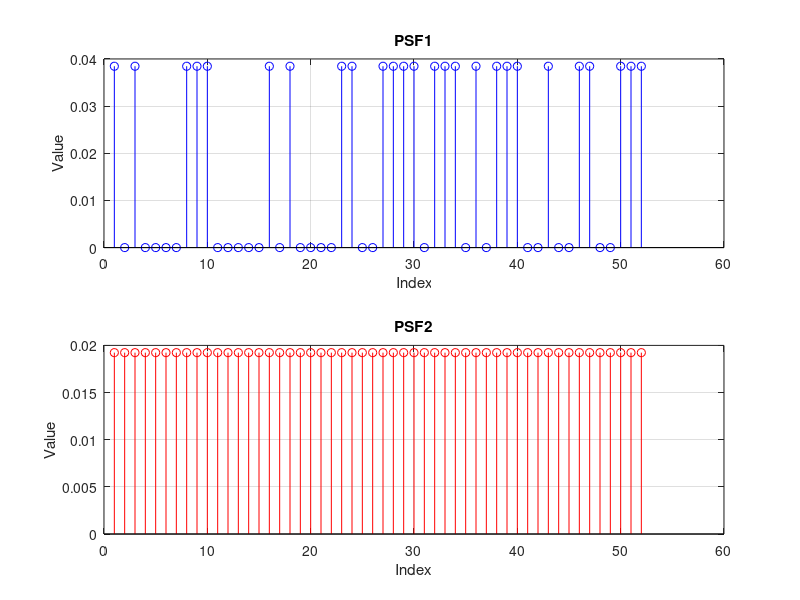
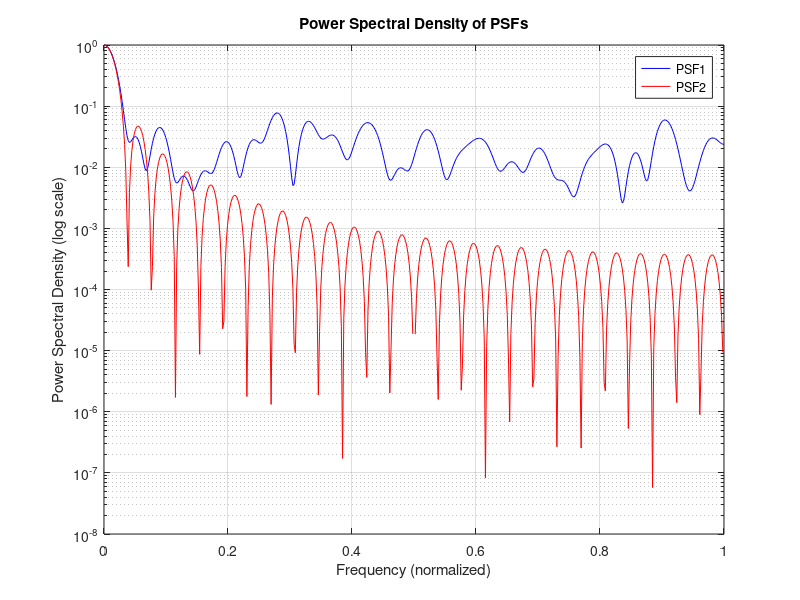

The MATLAB source for these figures, in order: (Note: this script raises an error after producing the figures.)
%% TP2: Optimization of a Flutter Shutter

% Load PSFs
psf1 = load('PSF1.txt');
psf2 = load('PSF2.txt');



%% Visualize the two PSFs
psf1 = load('PSF1.txt');
psf2 = load('PSF2.txt');

figure;
subplot(2, 1, 1);
stem(psf1, 'b', 'DisplayName', 'PSF1');
xlabel('Index');
ylabel('Value');
title('PSF1');
grid on;

subplot(2, 1, 2);
stem(psf2, 'r', 'DisplayName', 'PSF2');
xlabel('Index');
ylabel('Value');
title('PSF2');
grid on;

saveas(gcf, 'psf_visualization.png');


%% 3.1 Plot the power spectral densities (PSDs) of the two PSFs
nfft = 1024; % Zero-padding length
psd1 = abs(fft(psf1, nfft)).^2;
psd2 = abs(fft(psf2, nfft)).^2;

f = linspace(0, 1, nfft/2 + 1); % Frequency axis
figure;
semilogy(f, psd1(1:nfft/2+1), 'b', 'DisplayName', 'PSF1');
hold on;
semilogy(f, psd2(1:nfft/2+1), 'r', 'DisplayName', 'PSF2');
xlabel('Frequency (normalized)');
ylabel('Power Spectral Density (log scale)');
title('Power Spectral Density of PSFs');
legend;
grid on;
saveas(gcf, 'psf_psd_comparison.png');

%% 3.2 Simulate blurred images using PSFs and add Gaussian noise
ground_truth = imread('boat_groundtruth.png');
ground_truth = im2gray(ground_truth); % Convert to grayscale (compatible with RGB and grayscale images)
ground_truth = double(ground_truth) / 255; % Normalize to [0, 1]

% Add blur and noise
sigma_b = 10 / 255; % Convert noise level to normalized range
blurred1 = imfilter(ground_truth, psf1, 'conv', 'circular') + sigma_b * randn(size(ground_truth));
blurred2 = imfilter(ground_truth, psf2, 'conv', 'circular') + sigma_b * randn(size(ground_truth));

figure;
imshow(blurred1, []);
title('Blurred Image with PSF1');
saveas(gcf, 'blurred_image_psf1.png');

figure;
imshow(blurred2, []);
title('Blurred Image with PSF2');
saveas(gcf, 'blurred_image_psf2.png');

%% Deconvolve images using Wiener filter
% Assumed noise-to-signal ratio for Wiener filter
nsr1 = var(sigma_b) / var(psf1);
nsr2 = var(sigma_b) / var(psf2);

deblurred1 = deconvwnr(blurred1, psf1, nsr1);
deblurred2 = deconvwnr(blurred2, psf2, nsr2);

figure;
imshow(deblurred1, []);
title('Deblurred Image with PSF1');
saveas(gcf, 'deblurred_image_psf1.png');

figure;
imshow(deblurred2, []);
title('Deblurred Image with PSF2');
saveas(gcf, 'deblurred_image_psf2.png');

%% Quantitative comparison of results (e.g., Mean Squared Error)
% MSE calculation (ground truth vs deblurred images)
mse1 = mean((ground_truth(:) - deblurred1(:)).^2);
mse2 = mean((ground_truth(:) - deblurred2(:)).^2);
fprintf('\n');
fprintf('MSE for PSF1: %f\\n', mse1);
fprintf('MSE for PSF2: %f\\n', mse2);
save('mse_results.mat', 'mse1', 'mse2');

%% Generate codes using gene_code function
n = 12;
s = n / 2;
codes = gene_code(n, s);

% Normalize codes to represent PSFs
codes = codes ./ sum(codes, 1);

% Calculate spectral metrics for each code
min_values = zeros(1, size(codes, 2));
std_devs = zeros(1, size(codes, 2));

for i = 1:size(codes, 2)
    psf = codes(:, i);
    psd = abs(fft(psf, nfft)).^2;
    min_values(i) = min(psd);
    std_devs(i) = std(psd);
end

% Plot results
figure;
scatter(std_devs, min_values, 'filled');
xlabel('Standard Deviation of PSD');
ylabel('Minimum Value of PSD');
title('Spectral Metrics for Generated Codes');
saveas(gcf, 'code_metrics.png');


%% Part 4: Extended Analysis for First Co-Design Criterion (RAT06)
% Load the gene_code function
n = 20; % Length of the code
s = n / 2; % Number of '1's in the code
codes = gene_code(n, s); % Generate binary codes

% Normalize codes to represent valid PSFs
codes = codes ./ sum(codes, 1);

% Initialize arrays for spectral metrics
min_values = zeros(1, size(codes, 2));
std_devs = zeros(1, size(codes, 2));

% Compute spectral metrics for each code
nfft = 1024; % Zero-padding length
psds = zeros(nfft, size(codes, 2)); % Store all PSDs for visualization
for i = 1:size(codes, 2)
    psf = codes(:, i);
    psd = abs(fft(psf, nfft)).^2; % Compute PSD
    psds(:, i) = psd; % Store PSD for this code
    min_values(i) = min(psd); % Minimum value of PSD
    std_devs(i) = std(psd); % Standard deviation of PSD
end

% Plot scatter plot of standard deviation vs minimum PSD value
figure;
scatter(std_devs, min_values, 'filled');
xlabel('Standard Deviation of PSD');
ylabel('Minimum Value of PSD');
title('Spectral Metrics for Generated Codes');
grid on;
saveas(gcf, 'part4_code_metrics.png');

% Find the optimal code based on RAT06 criteria
[~, optimal_idx] = max(min_values ./ std_devs); % Maximize min(PSD)/std(PSD)
optimal_code_rat06 = codes(:, optimal_idx);

% Find the PSF with the lowest standard deviation and highest minimum PSD
[~, min_std_idx] = min(std_devs);
[~, max_min_idx] = max(min_values);

% Save and display these PSFs and their spectral densities
figure;
subplot(2, 1, 1);
stem(codes(:, min_std_idx), 'b', 'DisplayName', 'Lowest Std Dev PSF');
xlabel('Index');
ylabel('Value');
title('PSF with Lowest Std Dev');
grid on;

subplot(2, 1, 2);
semilogy(abs(fftshift(fft(codes(:, min_std_idx), nfft))).^2, 'r', 'DisplayName', 'PSD');
xlabel('Frequency Index');
ylabel('Power');
title('Spectral Density of Lowest Std Dev PSF');
grid on;
saveas(gcf, 'psf_lowest_std.png');


% flipped A
figure;
subplot(2, 1, 1);
stem(flip(codes(:, min_std_idx)), 'b', 'DisplayName', 'Lowest Std Dev PSF');
xlabel('Index');
ylabel('Value');
title('PSF with Lowest Std Dev');
grid on;

subplot(2, 1, 2);
semilogy(abs(fftshift(fft(flip(codes(:, min_std_idx)), nfft)).^2), 'r', 'DisplayName', 'PSD');
xlabel('Frequency Index');
ylabel('Power');
title('Spectral Density of Lowest Std Dev PSF');
grid on;
saveas(gcf, 'psf_lowest_std.png');


%%%%%%%%
figure;
subplot(2, 1, 1);
stem(flip(codes(:, max_min_idx)), 'b', 'DisplayName', 'Highest Min Value PSF');
xlabel('Index');
ylabel('Value');
title('PSF with Highest Min Value');
grid on;

subplot(2, 1, 2);
semilogy(abs(fftshift(fft(flip(codes(:, max_min_idx)), nfft))).^2, 'r', 'DisplayName', 'PSD');
xlabel('Frequency Index');
ylabel('Power');
title('Spectral Density of Highest Min Value PSF');
grid on;
saveas(gcf, 'psf_highest_min.png');



% flipped B

figure;
subplot(2, 1, 1);
stem(codes(:, max_min_idx), 'b', 'DisplayName', 'Highest Min Value PSF');
xlabel('Index');
ylabel('Value');
title('PSF with Highest Min Value');
grid on;

subplot(2, 1, 2);
semilogy(abs(fftshift(fft(codes(:, max_min_idx), nfft))).^2, 'r', 'DisplayName', 'PSD');
xlabel('Frequency Index');
ylabel('Power');
title('Spectral Density of Highest Min Value PSF');
grid on;
saveas(gcf, 'psf_highest_min_flipped.png');

% Randomly select and save 5 PSFs and their spectral densities
random_indices = randperm(size(codes, 2), 5);
for k = 1:5
    idx = random_indices(k);
    figure;
    subplot(2, 1, 1);
    stem(codes(:, idx), 'b', 'DisplayName', sprintf('Random PSF #%d', k));
    xlabel('Index');
    ylabel('Value');
    title(sprintf('Random PSF #%d', k));
    grid on;

    subplot(2, 1, 2);
    semilogy(abs(fftshift(fft(codes(:, idx), nfft))).^2, 'r', 'DisplayName', sprintf('PSD #%d', k));
    xlabel('Frequency Index');
    ylabel('Power');
    title(sprintf('Spectral Density of Random PSF #%d', k));
    grid on;

    saveas(gcf, sprintf('random_psf_%d.png', k));
end

%% Re-simulate Blurring and Deconvolution with Optimal PSF
% Load reference image
ground_truth = imread('boat_groundtruth.png');
ground_truth = im2gray(ground_truth); % Convert to grayscale
ground_truth = double(ground_truth) / 255; % Normalize to [0, 1]

% Blur with optimal PSF and add noise
sigma_b = 10 / 255; % Convert noise level to normalized range
optimal_blurred = imfilter(ground_truth, optimal_code_rat06, 'conv', 'circular') + ...
    sigma_b * randn(size(ground_truth));

figure;
imshow(optimal_blurred, []);
title('Blurred Image with Optimal PSF');
saveas(gcf, 'optimal_blurred_image.png');

% Wiener deconvolution
nsr_optimal = var(sigma_b) / var(optimal_code_rat06); % Noise-to-signal ratio
optimal_deblurred = deconvwnr(optimal_blurred, optimal_code_rat06, nsr_optimal);

figure;
imshow(optimal_deblurred, []);
title('Deblurred Image with Optimal PSF');
saveas(gcf, 'optimal_deblurred_image.png');


%%
mse1 = mean((ground_truth(:) - deblurred1(:)).^2);
mse2 = mean((ground_truth(:) - optimal_deblurred(:)).^2);
fprintf('\n');
fprintf('MSE for PSF1: %f', mse1);
fprintf('\n');
fprintf('MSE for optimal deblured: %f', mse2);
save('mse_results_part 4.mat', 'mse1', 'mse2');



%% Part 5: Second Co-Design Criterion (AR09)
%% Extended Part 5: Varying n and Normalized RSB Curves
%% RSB for the Example PSFs
% Extended Part 5: Using RSB as Defined in the TP
n_values = 12; % Values of n to iterate over
delta_t = 1e-3; % Time interval (1 ms)
C = 100; % Photon flux constant (photons per second)
sigma_e = 0.01; % Electronic noise variance
m = 320; % Scene length

calc_rsb= @(psf, s, n) (s * delta_t / n) / ...
    (sqrt(trace((convmtx(psf, m)' * convmtx(psf, m))^-1) / m) * ...
    sqrt(sigma_e^2 + (C * s / n)));

% Load example PSFs
psf1 = load('PSF1.txt');
psf2 = load('PSF2.txt');
psf1 = psf1 / sum(psf1); % Normalize
psf2 = psf2 / sum(psf2); % Normalize



% Calculate RSB
rsb_psf1 = calc_rsb(psf1,s,n)
rsb_psf2 = calc_rsb(psf2,s,n)
rsb_psf_optimal = calc_rsb(optimal_code_rat06,s,n)

rsb_0 = rsb_psf2;

fprintf('Delta RSB for PSF1: %.2f dB\n', 10*log(rsb_psf1) - 10 * log(rsb_0)) ;
fprintf('RSB for PSF2: %.2f dB\n', 10*log(rsb_psf2));
fprintf('Delta RSB for PSF_optimal: %.2f dB\n', 10*log(rsb_psf_optimal ) - 10 * log(rsb_0)) ;


% Function to calculate RSB for a given PSF
calc_rsb = @(psf, s, n) (s * delta_t / n) / ...
    (sqrt(trace((convmtx(psf, m)' * convmtx(psf, m))^-1) / m) * ...
    sqrt(sigma_e^2 + (C * s / n)));



% Initialize variables for plotting
all_curves = {}; % To store normalized curves for each n
legend_entries = {}; % To store legend labels

figure(40);
figure(50);% Create figure for normalized RSB curves
max_rsb_yet = 0;

for n_idx = 1:length(n_values)
    n = n_values(n_idx); % Current value of n
    s_values = 2:n-2; % Possible values of 's' for this n
    max_rsb_values = zeros(size(s_values)); % To store max RSB for each s

    % Iterate over s values to compute RSB
    for j = 1:length(s_values)
        s = s_values(j); % Current number of '1's
        codes = gene_code(n, s); % Generate binary codes
        codes = codes ./ sum(codes, 1); % Normalize codes

        % Calculate RSB for each code
        rsb_values = zeros(1, size(codes, 2));
        for i = 1:size(codes, 2)
            rsb_values(i) = calc_rsb(codes(:, i),s,n);
            if rsb_values(i) > max_rsb_yet
                 max_rsb_yet = rsb_values(i);
                 max_rsb_code = codes(:, i);
            end
        end

        % Store the maximum RSB value for this s
        max_rsb_values(j) = max(rsb_values)/rsb_0;
    end
    figure(40);
    plot(s_values, max_rsb_values, '-o', 'DisplayName', sprintf('n = %d', n));
    hold on;

    % Normalize x-axis for this curve
    normalized_x = linspace(2/n, (n-2)/n, length(s_values)); % x-axis from 0 to 1
    all_curves{n_idx} = [normalized_x; max_rsb_values]; % Store curve data
    
  
    figure(50);
    % Plot normalized curve
    plot(normalized_x, max_rsb_values, '-o', 'DisplayName', sprintf('n = %d', n));
    hold on;

    % Store legend entry
    legend_entries{end+1} = sprintf('n = %d', n);
end


figure(50);
% Add labels and legend
xlabel('s/n');
ylabel('Maximum Maximum \Delta RSB ');
title('Maximum \Delta RSB vs Normalized s for different n');
grid on;
legend(legend_entries, 'Location', 'Best');
saveas(gcf, 'part5_rsb_normalized.png');

% Compare results for all n
fprintf('Comparison of Maximum RSB Curves Across n:\n');
fprintf('Comparison of Maximum RSB Curves Across n:\n');
for n_idx = 1:length(n_values)
    n = n_values(n_idx);
    [max_rsb, max_idx] = max(all_curves{n_idx}(2, :)); % Get max RSB and its index
    fprintf('n = %d: max_Index = %d\n', n,  max_idx);
    % fprintf('n = %d: Max RSB = %.2f dB (Index = %d)\n', n, max_rsb, max_idx);
end


figure(40);
% Add labels and legend
xlabel('s');
ylabel('Maximum Maximum \Delta RSB ');
title('Maximum \Delta RSB vs s for different n');
grid on;
legend(legend_entries, 'Location', 'Best');
saveas(gcf, 'part5_rsb.png');

% Compare results for all n
fprintf('Comparison of Maximum RSB Curves Across n:\n');
fprintf('Comparison of Maximum RSB Curves Across n:\n');
for n_idx = 1:length(n_values)
    n = n_values(n_idx);
    [max_rsb, max_idx] = max(all_curves{n_idx}(2, :)); % Get max RSB and its index
    fprintf('n = %d: max_Index = %d\n', n,  max_idx);
    % fprintf('n = %d: Max RSB = %.2f dB (Index = %d)\n', n, max_rsb, max_idx);
end



%% Generate a Deblurred Image with AR09 Optimal Code
% Blur reference image with the AR09 optimal PSF
optimal_blurred_ar09 = imfilter(ground_truth, max_rsb_code, 'conv', 'circular') + ...
    sigma_b * randn(size(ground_truth));

figure;
imshow(optimal_blurred_ar09, []);

title('Blurred Image with AR09 Optimal PSF');
saveas(gcf, 'optimal_blurred_ar09.png');

% Wiener deconvolution
nsr_optimal_ar09 = var(sigma_b) / var(max_rsb_code); % Noise-to-signal ratio
optimal_deblurred_ar09 = deconvwnr(optimal_blurred_ar09, max_rsb_code, nsr_optimal_ar09);

figure;
imshow(optimal_deblurred_ar09, []);
title('Deblurred Image of the Optimal PSF with RSB criteria');
saveas(gcf, 'optimal_deblurred_ar09.png');

%% MSE calculation (ground truth vs deblurred images)
mse1 = mean((ground_truth(:) - optimal_deblurred(:)).^2);
mse2 = mean((ground_truth(:) - optimal_deblurred_ar09 (:)).^2);
fprintf('\n');
fprintf('MSE for optimal_deblurred: %f', mse1);
fprintf('\n');
fprintf('MSE for optimal_deblurred_ar09: %f', mse2);
save('mse_results.mat', 'mse1', 'mse2');


%%
figure;
subplot(2, 1, 1);
stem(flip(max_rsb_code), 'b', 'DisplayName', 'Highest Min Value PSF');
xlabel('Index');
ylabel('Value');
title('psf_best_RSB.png');
grid on;

subplot(2, 1, 2);
semilogy(abs(fftshift(fft (max_rsb_code, nfft))).^2, 'r', 'DisplayName', 'PSD');
xlabel('Frequency Index');
ylabel('Power');
title('Spectral Density of Highest Min Value PSF');
grid on;
saveas(gcf, 'Spectral_Density_best_RSB.png');






